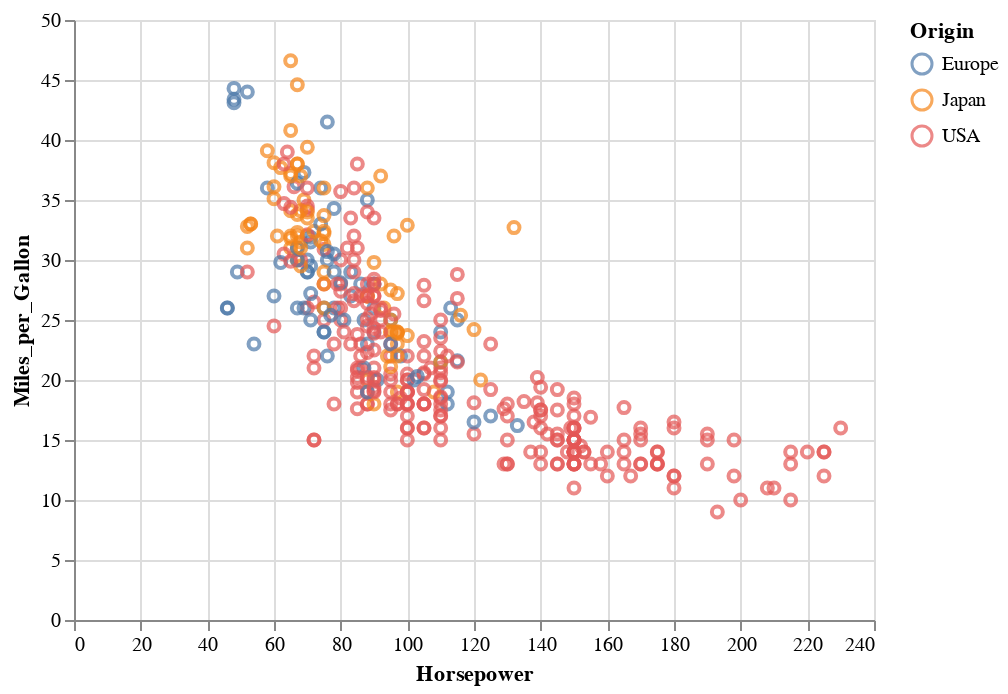

The code cell stored with this chart in its notebook:
### Code cell
import altair as alt

# load a simple dataset as a pandas DataFrame
from vega_datasets import data
cars = data.cars()

alt.Chart(cars).mark_point().encode(
    x='Horsepower',
    y='Miles_per_Gallon',
    color='Origin',
).interactive()

### Figure 1 — Vega-Lite specification as saved in the notebook (floating-point values rounded to 4 significant figures; data arrays with more than 128 entries replaced by an {"elided": "..."} marker saying what was removed)
{"$schema": "https://vega.github.io/schema/vega-lite/v2.6.0.json", "config": {"view": {"height": 300, "width": 400}}, "data": {"name": "data-f02450ab61490a1363517a0190416235"}, "datasets": {"data-f02450ab61490a1363517a0190416235": {"elided": "406 records"}}, "encoding": {"color": {"field": "Origin", "type": "nominal"}, "x": {"field": "Horsepower", "type": "quantitative"}, "y": {"field": "Miles_per_Gallon", "type": "quantitative"}}, "mark": "point", "selection": {"selector002": {"bind": "scales", "encodings": ["x", "y"], "mark": {"fill": "#333", "fillOpacity": 0.125, "stroke": "white"}, "on": "[mousedown, window:mouseup] > window:mousemove!", "resolve": "global", "translate": "[mousedown, window:mouseup] > window:mousemove!", "type": "interval", "zoom": "wheel!"}}}
